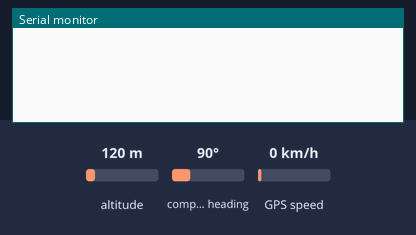
A sketch run on a simulated ESP32. Parts: the last lines printed to the serial monitor. The inputs (shaded band) are chosen by the test bench; at power-on: compass heading 90°, altitude 120 m, GPS speed 0 km/h. WiFi joins after 1.5 s; servers stay silent unless stated; the GPS gets a fix after 3 s at 37.7749, -122.4194 with 8 satellites.

Above: at 3.0 s.
3.1 s: compass heading set to 7°
At 4.6 s:
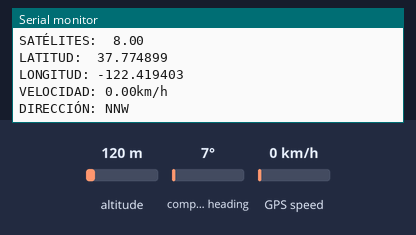
5.3 s: compass heading set to 90°
At 6.6 s:
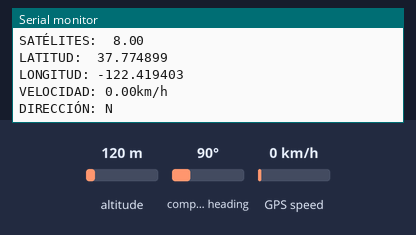
7.3 s: compass heading set to 269°
At 8.2 s:
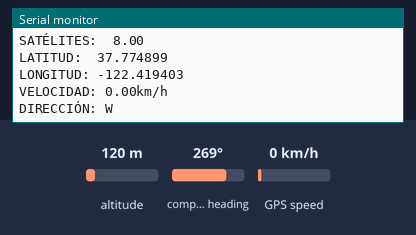
9.3 s: compass heading set to 6°
At 10.6 s:
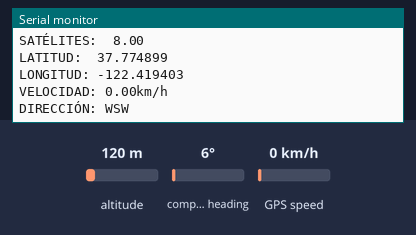
11.3 s: compass heading set to 14°
At 12.6 s:
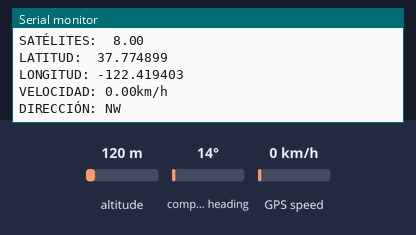

The sketch:

esp32-gps.ino
```cpp
#include <TinyGPS++.h>
#include <SoftwareSerial.h>
#define BLYNK_PRINT Serial
#include <WiFi.h>
#include <WiFiClient.h>
#include <BlynkSimpleEsp32.h>

static const int RXPin = 4, TXPin = 5;   // GPIO 4=D2(conectar Tx del GPS) y GPIO 5=D1(conectar Rx del GPS)
static const uint32_t GPSBaud = 9600; //si la velocidad de baudios de 9600 no funciona en tu caso, usa 4800

TinyGPSPlus gps;      // El objeto TinyGPS++
WidgetMap myMap(V0);  // V0 para el pin virtual del widget de mapa

SoftwareSerial mygps(RXPin, TXPin);  // Conexión serie al dispositivo GPS

BlynkTimer timer;

float latitude;     // Almacena la latitud
float longitude;    // Almacena la longitud
float velocity;     // Variable para almacenar la velocidad
float sats;         // Variable para almacenar el número de satélites
String bearing;     // Variable para almacenar la orientación o dirección del GPS

char auth[] = "********************";            // Token de autenticación de Blynk
char ssid[] = "********************";            // SSID de la red WiFi
char pass[] = "********************";            // Contraseña de la red WiFi

unsigned int move_index = 1;       // Ubicación fija por ahora

void setup()
{
  Serial.begin(115200);
  Serial.println();
  mygps.begin(GPSBaud);
  Blynk.begin(auth, ssid, pass);
  timer.setInterval(5000L, checkGPS); // cada 5 segundos verifica si el GPS está conectado, solo es necesario hacerlo una vez
}

void checkGPS()
{
  if (gps.charsProcessed() < 10)
  {
    Serial.println(F("No se detecta GPS: verifica la conexión."));
    Blynk.virtualWrite(V3, "ERROR DE GPS");  // Widget de valor en V3 si no se detecta el GPS
  }
}

void loop()
{
  while (mygps.available() > 0)
  {
    // el boceto muestra información cada vez que una nueva sentencia se codifica correctamente.
    if (gps.encode(mygps.read()))
      displayInfo();
  }
  Blynk.run();
  timer.run();
}

void displayInfo()
{
  if (gps.location.isValid())
  {
    sats = gps.satellites.value();       // obtiene el número de satélites
    latitude = (gps.location.lat());     // almacena la latitud y longitud
    longitude = (gps.location.lng());
    velocity = gps.speed.kmph();         // obtiene la velocidad
    bearing = TinyGPSPlus::cardinal(gps.course.value());     // obtiene la dirección

    Serial.print("SATÉLITES:  ");
    Serial.println(sats);  // muestra el número de satélites
    Serial.print("LATITUD:  ");
    Serial.println(latitude, 6);  // muestra la latitud con 6 decimales
    Serial.print("LONGITUD: ");
    Serial.println(longitude, 6);
    Serial.print("VELOCIDAD: ");
    Serial.print(velocity);
    Serial.println("km/h");
    Serial.print("DIRECCIÓN: ");
    Serial.println(bearing);

    Blynk.virtualWrite(V1, String(latitude, 6));
    Blynk.virtualWrite(V2, String(longitude, 6));
    Blynk.virtualWrite(V3, sats);
    Blynk.virtualWrite(V4, velocity);
    Blynk.virtualWrite(V5, bearing);
    myMap.location(move_index, latitude, longitude, "GPS_Location");
  }
}
```

Measured:
- after the input at 3.1 s, the serial monitor: prints a new line after 0.71 s (image 1)
- after the input at 5.3 s, the serial monitor: prints a new line after 0.52 s (image 2)
- after the input at 7.3 s, the serial monitor: prints a new line after 0.52 s (image 3)
- after the input at 9.3 s, the serial monitor: prints a new line after 0.52 s (image 4)
- after the input at 11.3 s, the serial monitor: prints a new line after 0.52 s (image 5)
